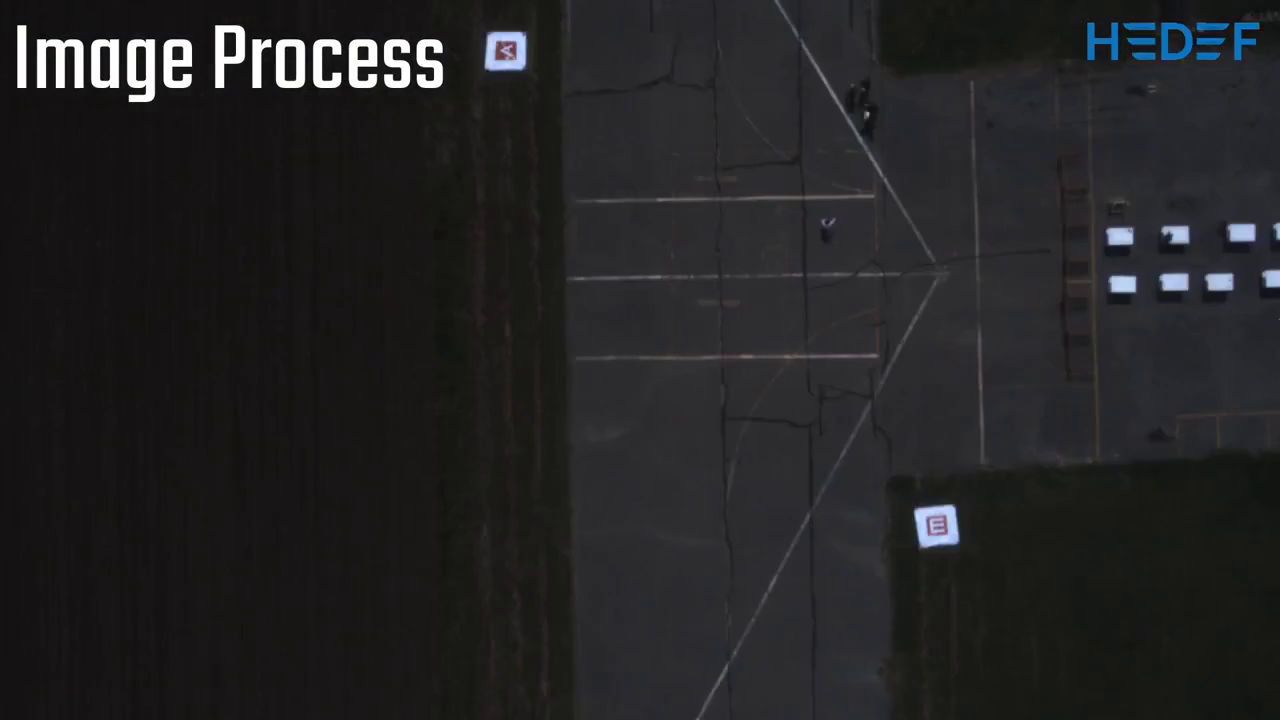
#> input picture frame 18 of Original Code/Sample_videos/samplevideo.mp4, 1280 x 720 px, given in place of New1.mp4, which was not available
$ python GrassRemover.py
#> lines starting #> are read from the running program, lines starting #| are printed output that depends on the picture; after the words box and inside, x2 and y2 are one past the last pixel; in counts of white or black regions, pixels touching at a corner belong together; pictures that were not available may be replaced by others from this repository, and a replacement may not be noted
#> further down, frame is the input picture: shape (720, 1280, 3); mean B, G, R 36.5, 35, 35.6
#! /usr/bin/python3

import cv2 as cv
import numpy as np
import time

###################################################################################################

# Use HSV Color Space to remove the Green areas in the image
def GrassRemover(im):

    # Convert the original image to greyscale
    gim = cv.cvtColor(im, cv.COLOR_BGR2GRAY)

    # Convert the Image to the HSV Color Space
    HSV = cv.cvtColor(im, cv.COLOR_BGR2HSV)
#> HSV: shape (720, 1280, 3); mean H, S, V 98.3, 27.4, 37.8

    # Split the image into H, S, V to filter each compontent seperately
    hsv = cv.split(HSV)

    # Delete pixels with high saturation values
    thr, NoGrass = cv.threshold(hsv[1], 50, 255, cv.THRESH_BINARY_INV)
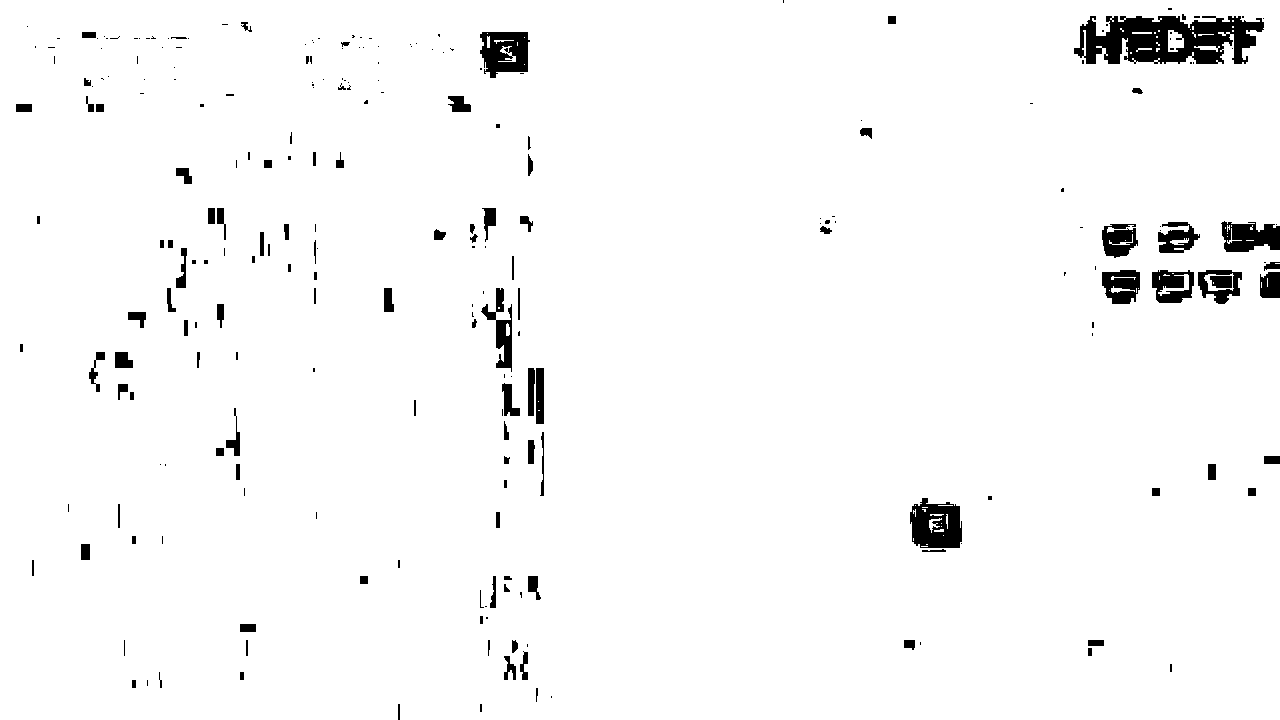
#> NoGrass: shape (720, 1280); 97.2% white; 245 black regions (133 under 20 px), largest, box (x1, y1, x2, y2) and area: (1074, 16, 1264, 64) 6134, (910, 498, 962, 548) 1958, (480, 32, 530, 78) 1675

    # Delete the grass from the grayscale image
    NoGrassGray = cv.bitwise_and(NoGrass, gim)
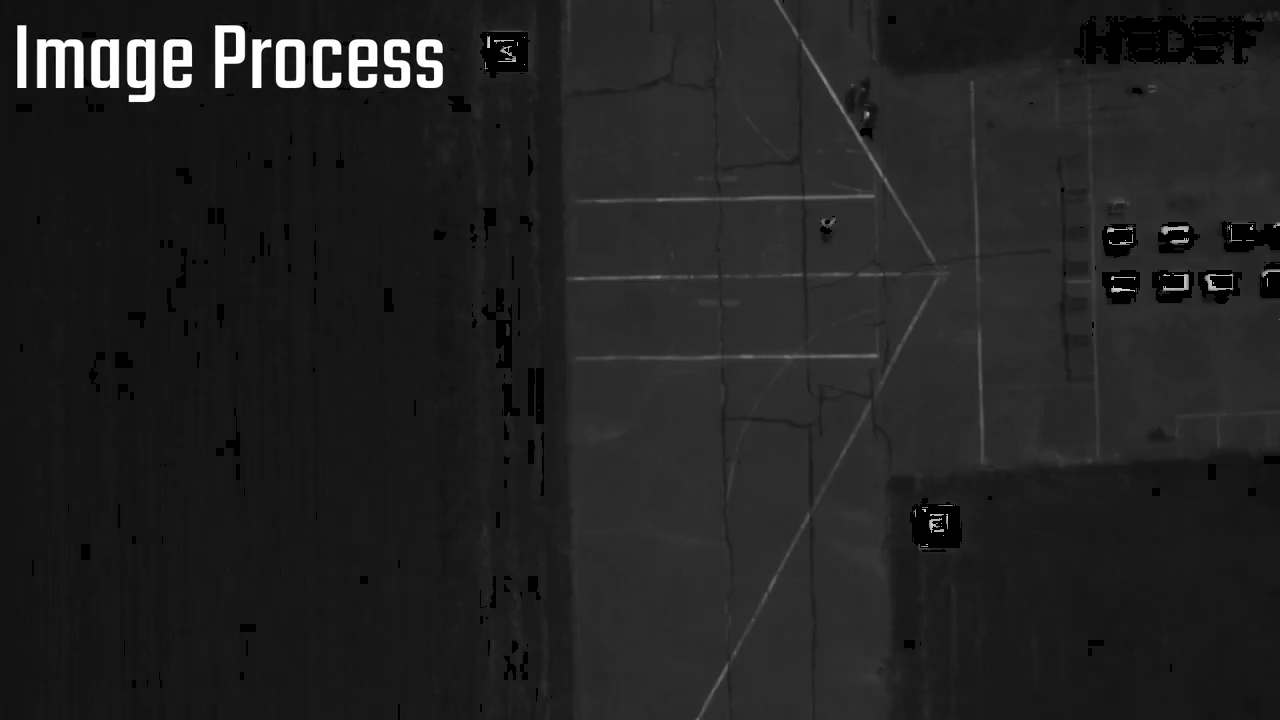
#> NoGrassGray: shape (720, 1280); min 0, max 255, mean 33.7

    '''
    cv.namedWindow("h", cv.WINDOW_NORMAL)
    cv.imshow("h", hsv[0])

    cv.namedWindow("s", cv.WINDOW_NORMAL)
    cv.imshow("s", NoGrassGray)

    cv.namedWindow("v", cv.WINDOW_NORMAL)
    cv.imshow("v", hsv[2])
    cv.waitKey()
    '''

    return NoGrassGray

###################################################################################################

if (__name__ == '__main__'):

    # Load the video
    cap = cv.VideoCapture('../VisionSample/New1.mp4')

    # Check if camera opened successfully
    if (cap.isOpened() == False):
        print("Error opening video stream or file")

    # Read until video is completed
    ret = True
    while(True):

        ret, frame = cap.read()
        if (not ret):
            break
        im = frame.copy()
        NoGrassGray = GrassRemover(frame)

        cv.namedWindow("Original Image", cv.WINDOW_NORMAL)
        cv.imshow("Original Image", im)

        cv.namedWindow("No Grass Image", cv.WINDOW_NORMAL)
        cv.imshow("No Grass Image", NoGrassGray)

        ch = cv.waitKey(30)
#> (key q is pressed here)
        if ch & 0xFF == ord('q'):
            break

    # When everything done, release the video capture object
    cap.release()

$ run again, starting later in the video
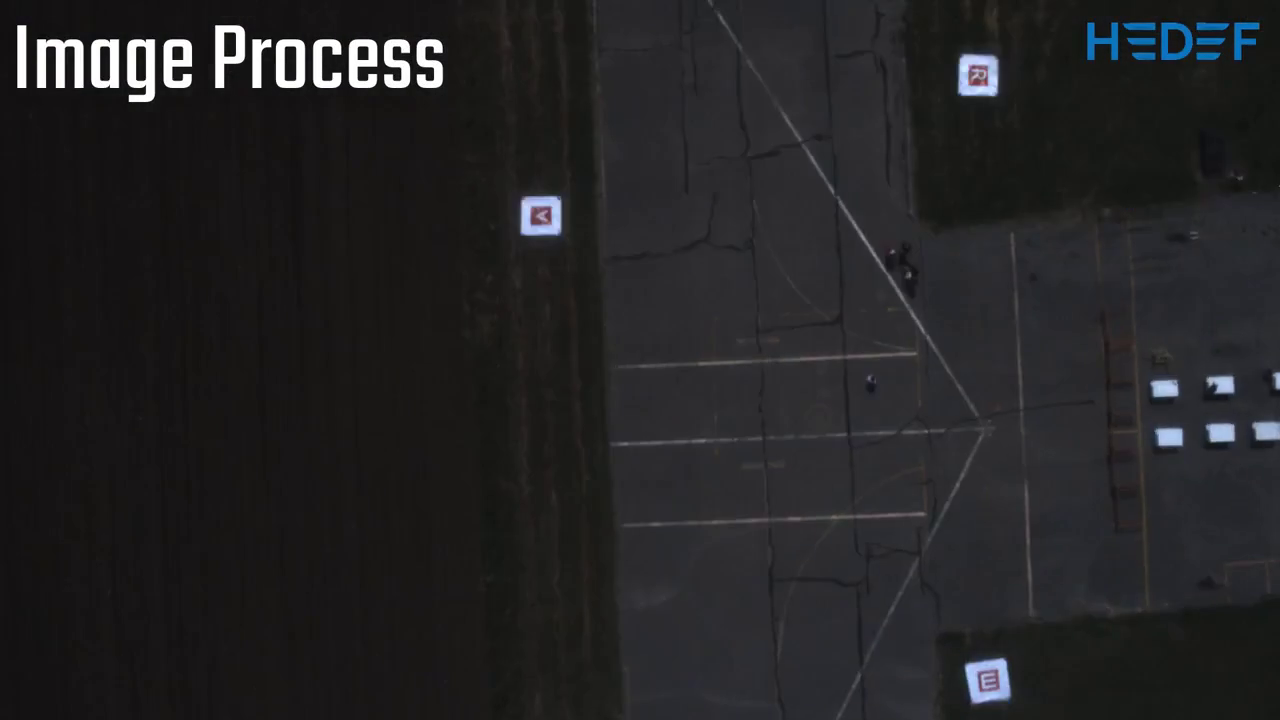
#> input picture frame 82 of Original Code/Sample_videos/samplevideo.mp4, 1280 x 720 px, given in place of New1.mp4, which was not available
#> frame is the input picture: shape (720, 1280, 3); mean B, G, R 36.7, 35.4, 35.8
#> HSV: shape (720, 1280, 3); mean H, S, V 95.2, 27.9, 38.2
#> in GrassRemover, `thr, NoGrass = cv.threshold(hsv[1], 50, 255, cv.THRESH_BINARY_INV)`:
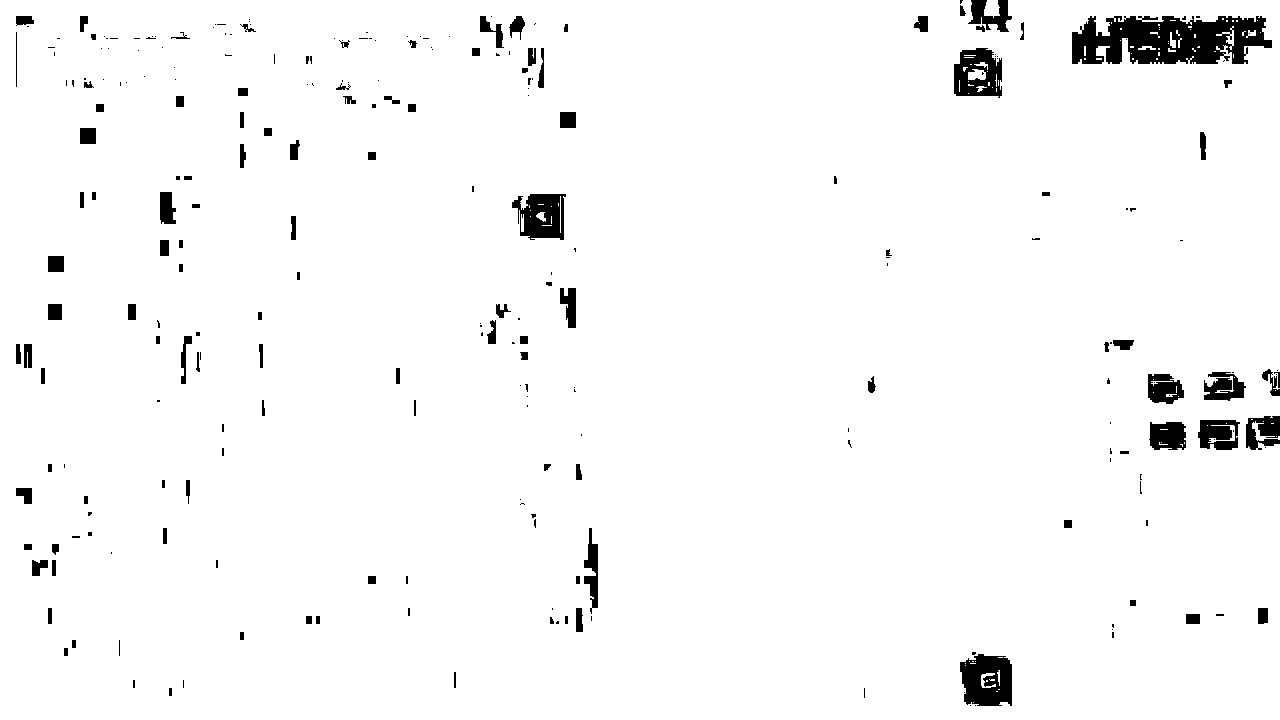
#> NoGrass: shape (720, 1280); 96.9% white; 261 black regions (145 under 20 px), largest, box (x1, y1, x2, y2) and area: (1072, 16, 1272, 64) 7003, (960, 654, 1012, 706) 2160, (512, 194, 566, 240) 1748
#> in GrassRemover, `NoGrassGray = cv.bitwise_and(NoGrass, gim)`:
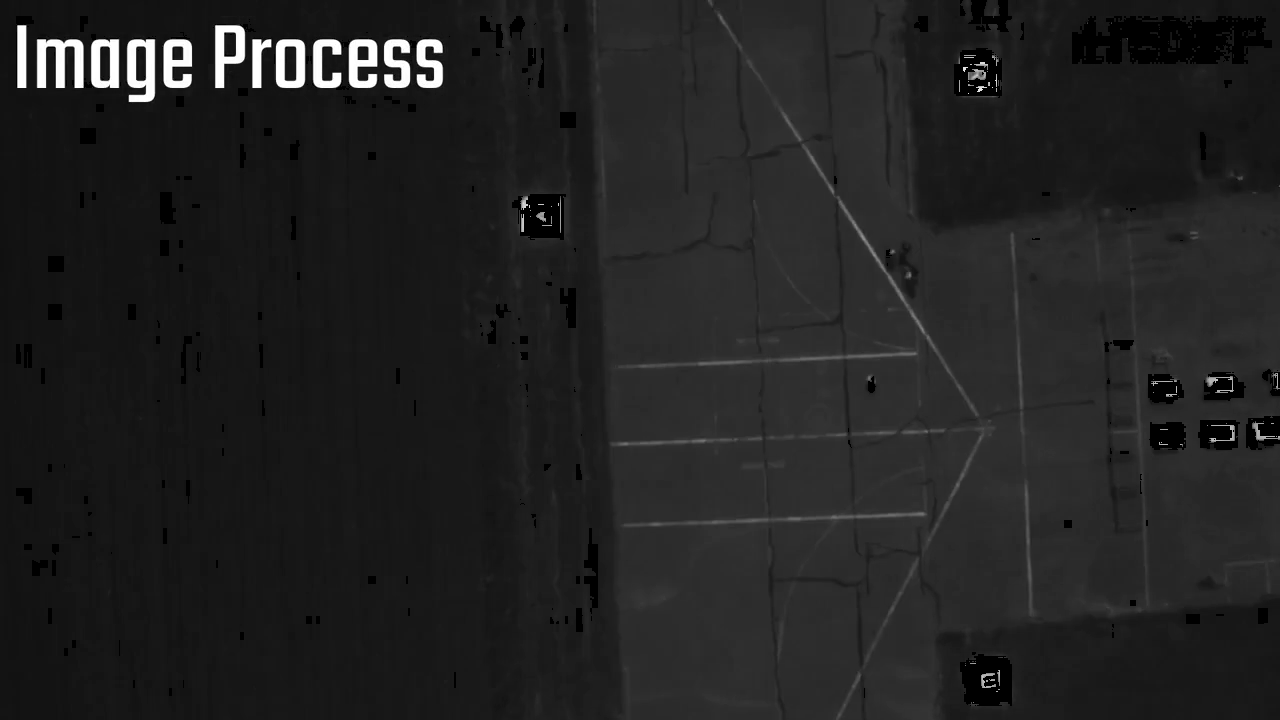
#> NoGrassGray: shape (720, 1280); min 0, max 255, mean 33.8

$ run again, starting later in the video
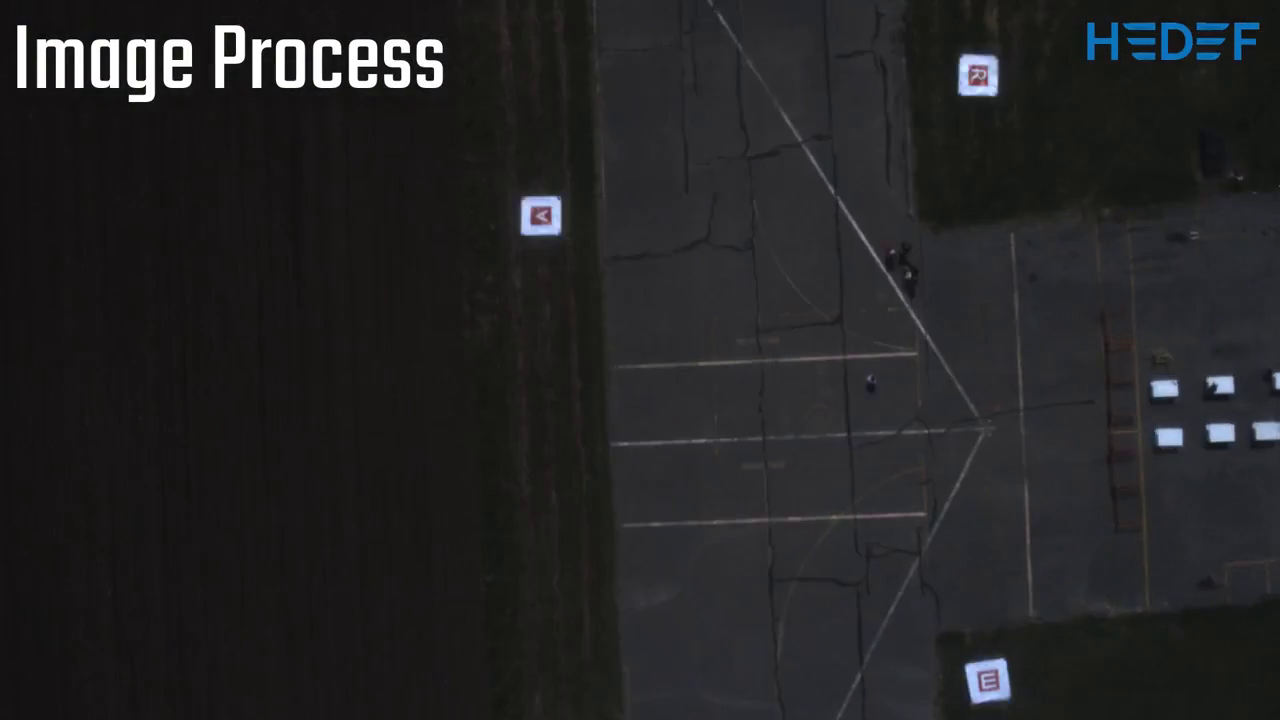
#> input picture frame 146 of Original Code/Sample_videos/samplevideo.mp4, 1280 x 720 px, given in place of New1.mp4, which was not available
#> frame is the input picture: shape (720, 1280, 3); mean B, G, R 36.7, 35.4, 35.8
#> HSV: shape (720, 1280, 3); mean H, S, V 95.2, 27.9, 38.2
#> in GrassRemover, `thr, NoGrass = cv.threshold(hsv[1], 50, 255, cv.THRESH_BINARY_INV)`:
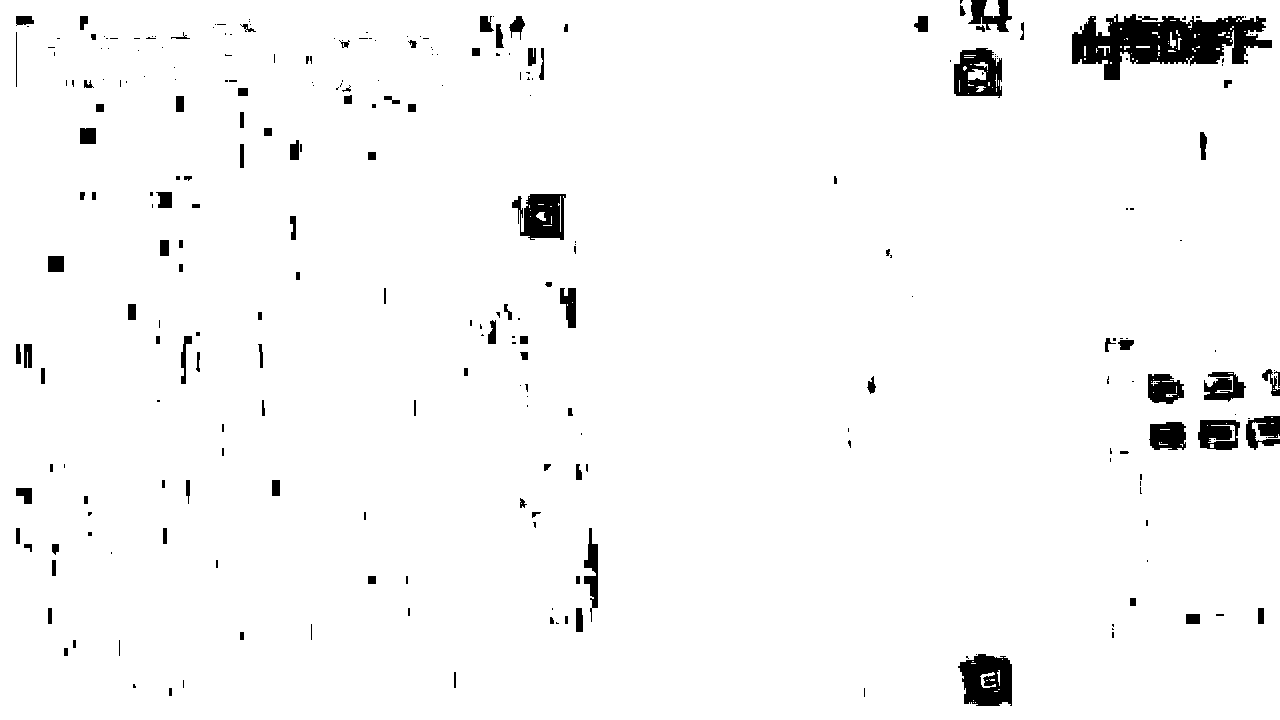
#> NoGrass: shape (720, 1280); 97% white; 270 black regions (155 under 20 px), largest, box (x1, y1, x2, y2) and area: (1072, 14, 1272, 80) 7353, (958, 654, 1012, 706) 2161, (512, 194, 566, 240) 1743
#> in GrassRemover, `NoGrassGray = cv.bitwise_and(NoGrass, gim)`:
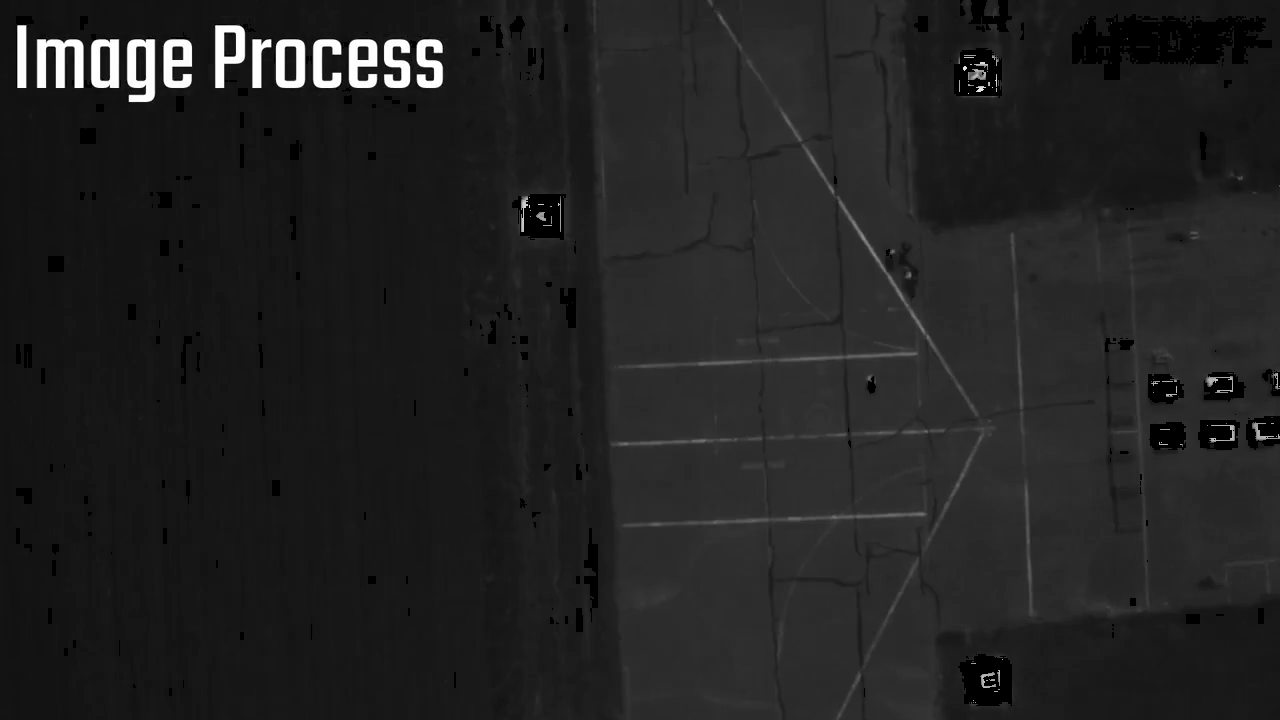
#> NoGrassGray: shape (720, 1280); min 0, max 255, mean 33.8
